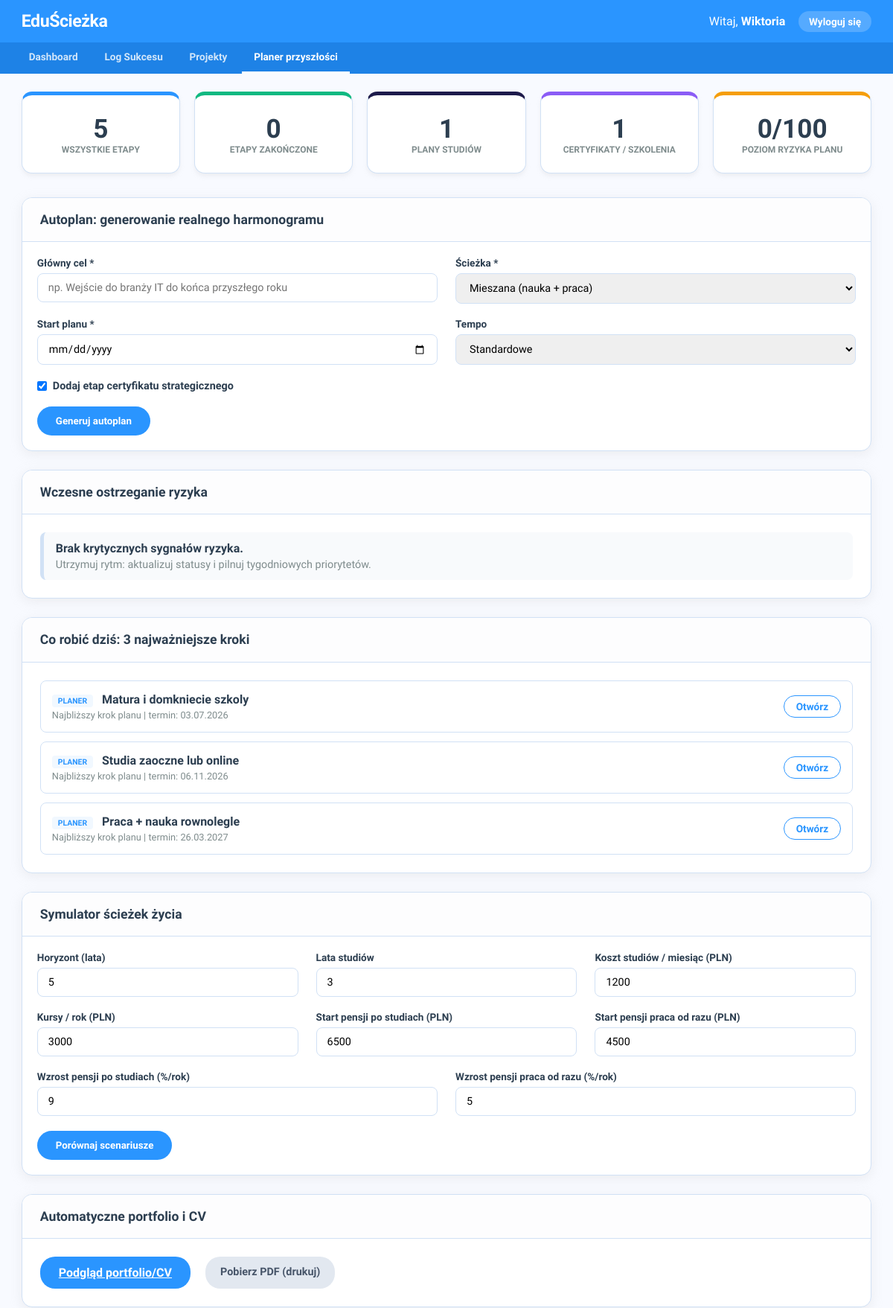
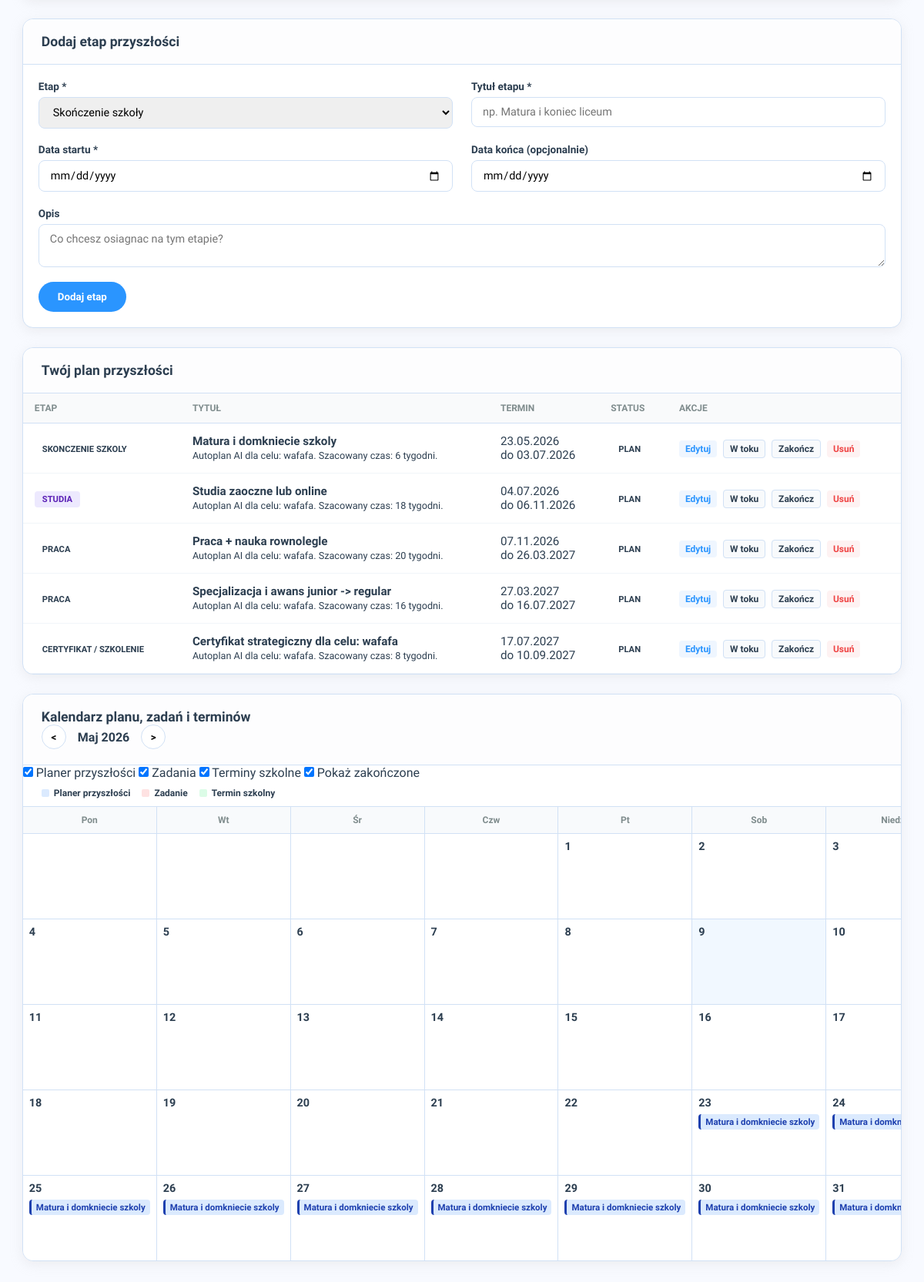
/public/template/planer-przyszlosci.php (signed in), run on the app's committed database (2 pictures, top to bottom).
### tables this page shows
CREATE TABLE `planer_przyszlosci` (
  `id` int(10) UNSIGNED NOT NULL,
  `uzytkownik_id` int(10) UNSIGNED NOT NULL,
  `etap` enum('szkola_koniec','studia','brak_studiow','praca','certyfikat_szkolenie') NOT NULL,
  `tytul` varchar(150) NOT NULL,
  `opis` text DEFAULT NULL,
  `data_start` date NOT NULL,
  `data_koniec` date DEFAULT NULL,
  `status` enum('plan','w_toku','zakonczone') NOT NULL DEFAULT 'plan',
  `utworzony_o` datetime NOT NULL DEFAULT current_timestamp()
);

### public/template/planer-przyszlosci.php (the view, shortened to what the rows shown need)
<?php
require_once "polaczenie.php";
$uid = (int) $_SESSION['uzytkownik_id'];
mysqli_query(
    $polaczenie,
    "CREATE TABLE IF NOT EXISTS planer_przyszlosci (
        id INT(10) UNSIGNED NOT NULL AUTO_INCREMENT,
        uzytkownik_id INT(10) UNSIGNED NOT NULL,
        etap ENUM('szkola_koniec','studia','brak_studiow','praca','certyfikat_szkolenie') NOT NULL,
        tytul VARCHAR(150) NOT NULL,
        opis TEXT DEFAULT NULL,
        data_start DATE NOT NULL,
        data_koniec DATE DEFAULT NULL,
        status ENUM('plan','w_toku','zakonczone') NOT NULL DEFAULT 'plan',
        utworzony_o DATETIME NOT NULL DEFAULT CURRENT_TIMESTAMP,
        PRIMARY KEY (id),
        KEY idx_planer_user_data (uzytkownik_id, data_start)
    ) ENGINE=InnoDB DEFAULT CHARSET=utf8mb4 COLLATE=utf8mb4_unicode_ci"
);
$plan_do_edycji = null;
$wynik_planera = mysqli_query(
    $polaczenie,
    "SELECT * FROM planer_przyszlosci WHERE uzytkownik_id = $uid ORDER BY data_start ASC, id ASC"
);
$etykiety_etapow = array(
    'szkola_koniec' => 'Skonczenie szkoly',
    'studia' => 'Studia',
    'brak_studiow' => 'Brak studiow',
    'praca' => 'Praca',
    'certyfikat_szkolenie' => 'Certyfikat / szkolenie'
);
?>
<!DOCTYPE html>
<html lang="pl">
<head>
    <link rel="stylesheet" href="../style/planer-przyszlosci-style.css">
</head>
<body>
    <div class="tresc">
        <div class="sekcja">
            <div class="sekcja-naglowek">
                <h2>Autoplan: generowanie realnego harmonogramu</h2>
            </div>
        </div>
        <div class="sekcja">
            <div class="sekcja-naglowek">
                <h2>Wczesne ostrzeganie ryzyka</h2>
            </div>
        </div>
        <div class="sekcja">
            <div class="sekcja-naglowek">
                <h2>Co robić dziś: 3 najważniejsze kroki</h2>
            </div>
        </div>
        <div class="sekcja">
            <div class="sekcja-naglowek">
                <h2>Symulator ścieżek życia</h2>
            </div>
        </div>
        <div class="sekcja">
            <div class="sekcja-naglowek">
                <h2>Automatyczne portfolio i CV</h2>
            </div>
        </div>
        <div class="sekcja">
            <div class="sekcja-naglowek">
                <h2><?php echo $plan_do_edycji ? 'Edytuj etap przyszłości' : 'Dodaj etap przyszłości'; ?></h2>
            </div>
        </div>
        <div class="sekcja">
            <div class="sekcja-naglowek">
                <h2>Twój plan przyszłości</h2>
            </div>
            <div style="padding:0">
                <?php if (!$wynik_planera || mysqli_num_rows($wynik_planera) == 0): ?>
                    <div class="pusta-tabela">Brak etapów. Dodaj pierwszy krok i rozpisz swoją ścieżkę.</div>
                <?php else: ?>
                    <table>
                        <tr>
                            <th>Etap</th>
                            <th>Tytuł</th>
                            <th>Termin</th>
                            <th>Status</th>
                            <th>Akcje</th>
                        </tr>
                        <?php while ($plan = mysqli_fetch_assoc($wynik_planera)): ?>
                            <?php
                            $statusy = array('plan' => 'Plan', 'w_toku' => 'W toku', 'zakonczone' => 'Zakonczone');
                            ?>
                            <tr>
                                <td>
                                    <span class="etap-badge etap-<?php echo $plan['etap']; ?>">
                                        <?php echo htmlspecialchars($etykiety_etapow[$plan['etap']]); ?>
                                    </span>
                                </td>
                                <td>
                                    <strong><?php echo htmlspecialchars($plan['tytul']); ?></strong>
                                    <?php if ($plan['opis']): ?>
                                        <br><small class="opis"><?php echo htmlspecialchars($plan['opis']); ?></small>
                                    <?php endif; ?>
                                </td>
                                <td class="termin-komorka">
                                    <?php echo date('d.m.Y', strtotime($plan['data_start'])); ?>
                                    <?php if ($plan['data_koniec']): ?>
                                        <br>do <?php echo date('d.m.Y', strtotime($plan['data_koniec'])); ?>
                                    <?php endif; ?>
                                </td>
                                <td>
                                    <span class="status status-<?php echo $plan['status']; ?>">
                                        <?php echo $statusy[$plan['status']]; ?>
                                    </span>
                                </td>
                                <td>
                                    <a class="akcja akcja-edytuj"
                                        href="planer-przyszlosci.php?edytuj=<?php echo $plan['id']; ?>">Edytuj</a>
                                    <?php if ($plan['status'] != 'w_toku'): ?>
                                        <a class="akcja akcja-wtoku"
                                            href="planer-przyszlosci.php?zmien_status=<?php echo $plan['id']; ?>&status=w_toku">W
                                            toku</a>
                                    <?php endif; ?>
                                    <?php if ($plan['status'] != 'zakonczone'): ?>
                                        <a class="akcja akcja-zakoncz"
                                            href="planer-przyszlosci.php?zmien_status=<?php echo $plan['id']; ?>&status=zakonczone">Zakończ</a>
                                    <?php endif; ?>
                                    <a class="akcja akcja-usun" href="planer-przyszlosci.php?usun=<?php echo $plan['id']; ?>"
                                        onclick="return confirm('Usunac ten etap?')">Usuń</a>
                                </td>
                            </tr>
                        <?php endwhile; ?>
                    </table>
                <?php endif; ?>
            </div>
        </div>
        <div class="sekcja">
            <div class="sekcja-naglowek kalendarz-top">
                <h2>Kalendarz planu, zadań i terminów</h2>
            </div>
        </div>
    </div>
</body>
</html>

### data on the page
planer_przyszlosci: etap "SKONCZENIE SZKOLY", tytul "Matura i domkniecie szkoly", opis "Autoplan AI dla celu: wafafa. Szacowany czas: 6 tygodni.", data_start "23.05.2026", data_koniec "03.07.2026", status "PLAN"
planer_przyszlosci: etap "STUDIA", tytul "Studia zaoczne lub online", opis "Autoplan AI dla celu: wafafa. Szacowany czas: 18 tygodni.", data_start "04.07.2026", data_koniec "06.11.2026", status "PLAN"
planer_przyszlosci: etap "PRACA", tytul "Praca + nauka rownolegle", opis "Autoplan AI dla celu: wafafa. Szacowany czas: 20 tygodni.", data_start "07.11.2026", data_koniec "26.03.2027", status "PLAN"
planer_przyszlosci: etap "PRACA", tytul "Specjalizacja i awans junior -> regular", opis "Autoplan AI dla celu: wafafa. Szacowany czas: 16 tygodni.", data_start "27.03.2027", data_koniec "16.07.2027", status "PLAN"
planer_przyszlosci: etap "CERTYFIKAT / SZKOLENIE", tytul "Certyfikat strategiczny dla celu: wafafa", opis "Autoplan AI dla celu: wafafa. Szacowany czas: 8 tygodni.", data_start "17.07.2027", data_koniec "10.09.2027", status "PLAN"

### other printed values
$imie "Wiktoria"
$stat_all "5"
$stat_done "0"
$stat_study "1"
$stat_cert "1"
$risk_score "0"
$alarm['tytul'] "Brak krytycznych sygnałów ryzyka."
$alarm['akcja'] "Utrzymuj rytm: aktualizuj statusy i pilnuj tygodniowych priorytetów."
$misja['zrodlo'] "PLANER"
$misja['tytul'] "Matura i domkniecie szkoly"
$misja['powod'] "Najbliższy krok planu"
date('d.m.Y', strtotime($misja['termin'])) "03.07.2026"
$misja['tytul'] "Studia zaoczne lub online"
date('d.m.Y', strtotime($misja['termin'])) "06.11.2026"
$misja['tytul'] "Praca + nauka rownolegle"
